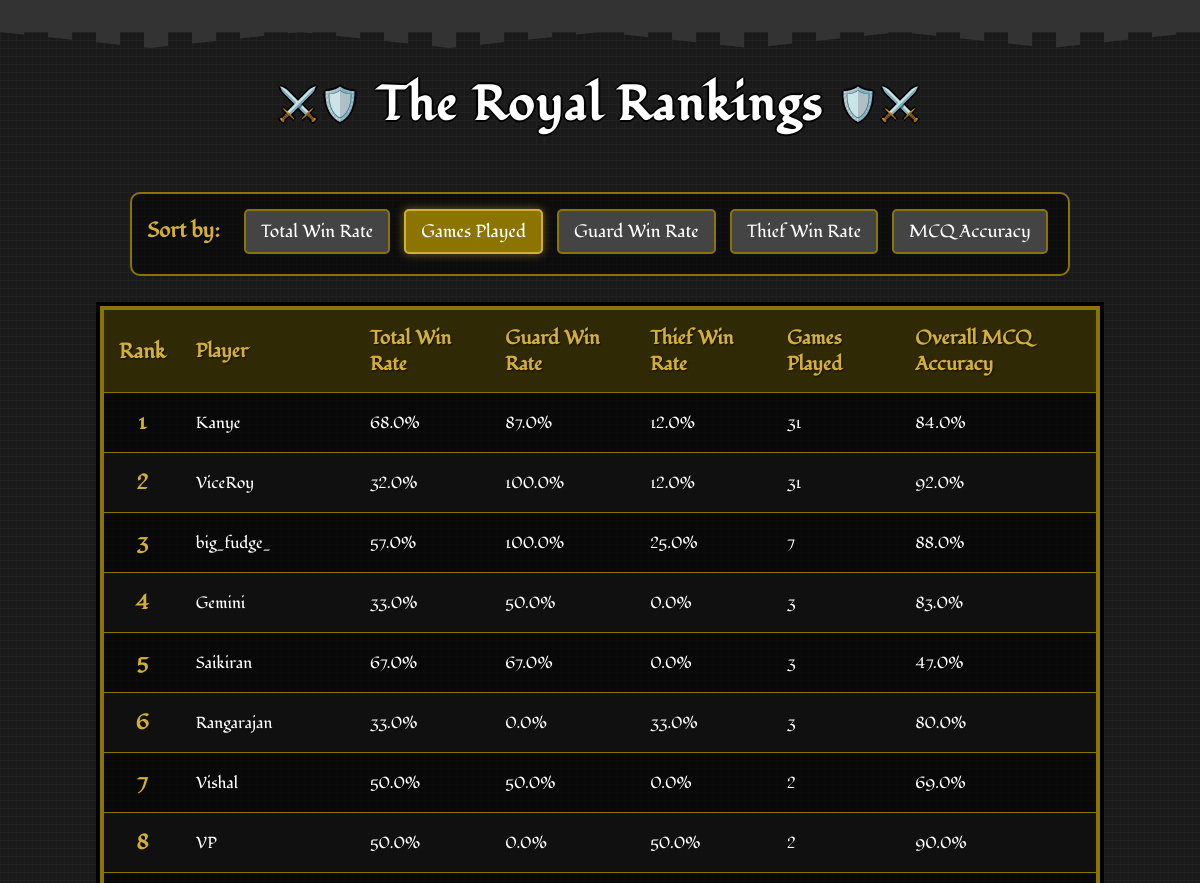
Before: /leaderboard?sort_by=games_played (upper part) with the older database file.
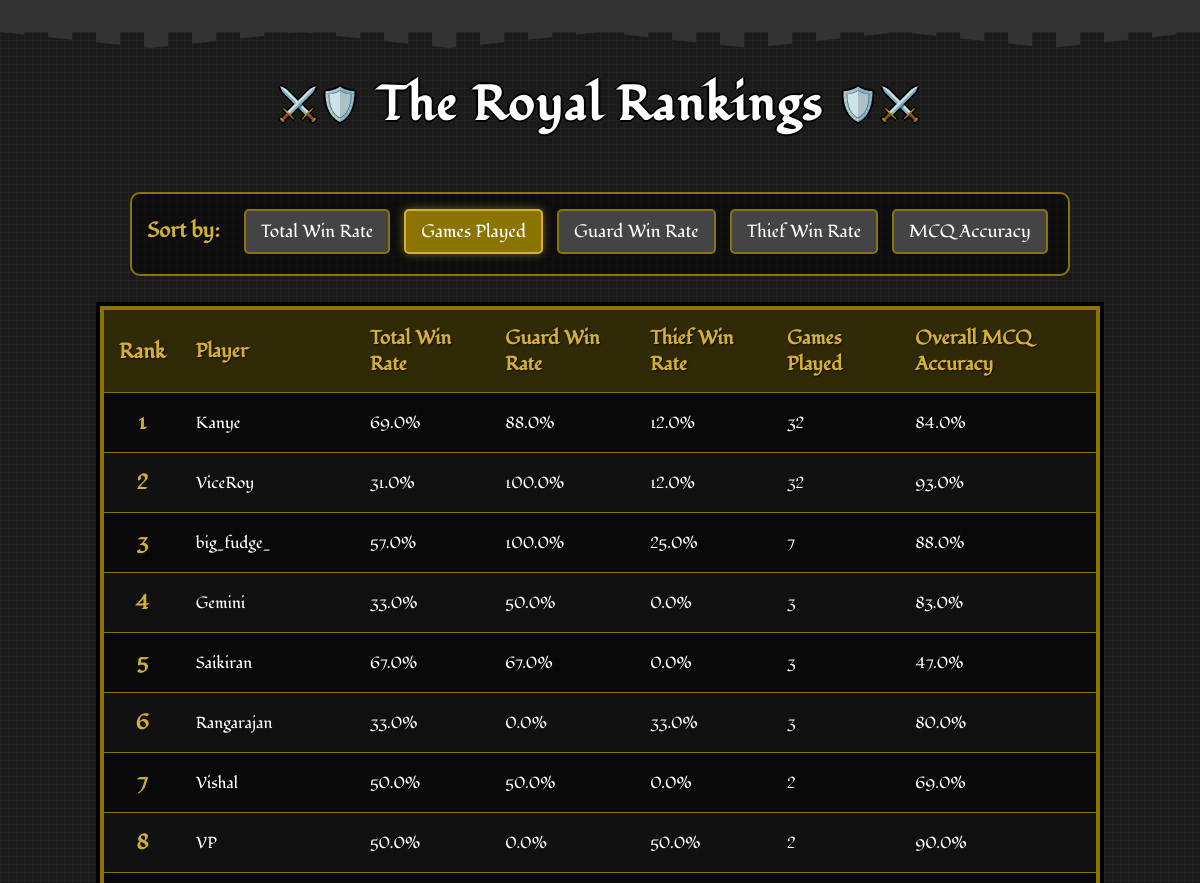
After: the same page with the newer database file.
### app.py (models this page shows)
class PlayerStats(db.Model):
    id = db.Column(db.Integer, primary_key=True)
    user_id = db.Column(db.Integer, db.ForeignKey('user.id'), nullable=False)
    total_games_played = db.Column(db.Integer, default=0)
    games_played_as_guard = db.Column(db.Integer, default=0)
    games_played_as_thief = db.Column(db.Integer, default=0)
    total_games_won = db.Column(db.Integer, default=0)
    total_games_won_as_guard = db.Column(db.Integer, default=0)
    total_games_won_as_thief = db.Column(db.Integer, default=0)
    total_win_rate = db.Column(db.Float, default=0.0)
    win_rate_as_guard = db.Column(db.Float, default=0.0)
    win_rate_as_thief = db.Column(db.Float, default=0.0)
    total_answer_accuracy = db.Column(db.Float, default=0.0)
    total_questions_attempted = db.Column(db.Integer, default=0)
    total_right_answers = db.Column(db.Integer, default=0)
    game_right_answers = db.Column(db.Integer, default=0)
    game_total_questions = db.Column(db.Integer, default=0)
    answer_accuracy_in_last_game = db.Column(db.Float, default=0.0)

class User(db.Model):
    id = db.Column(db.Integer, primary_key=True)
    username = db.Column(db.String(40), unique=True, nullable=False)
    password_hash = db.Column(db.String(200), nullable=False)
    stats = db.relationship('PlayerStats', backref='user', uselist=False)

### app.py (the view)
@app.route('/leaderboard')
def leaderboard():
    sort_by = request.args.get('sort_by', 'total_win_rate')
    sort_options = {
        'games_played': PlayerStats.total_games_played,
        'total_win_rate': PlayerStats.total_win_rate,
        'win_rate_as_guard': PlayerStats.win_rate_as_guard,
        'win_rate_as_thief': PlayerStats.win_rate_as_thief,
        'mcq_accuracy': PlayerStats.total_answer_accuracy
    }
    sort_column = sort_options.get(sort_by, PlayerStats.total_win_rate)
    leaderboard_data = db.session.query(PlayerStats, User)\
        .join(User, PlayerStats.user_id == User.id)\
        .order_by(sort_column.desc())\
        .limit(20)\
        .all()
    return render_template('leaderboard.html',
                           leaderboard_data=leaderboard_data,
                           current_sort=sort_by)

### templates/leaderboard.html (shortened to what this page needs)
<!DOCTYPE html>
<html lang="en">
<head>
    <link rel="stylesheet" href="static/css/style.css">
    <link rel="stylesheet" href="static/css/leaderboard.css">
    <link rel="stylesheet" href="static/css/game-over.css">
</head>
<body>
    <div class="castle-top"></div>
    <h1>The Royal Rankings</h1>
    <div class="filters">
        <strong>Sort by:</strong>
        <a href="{{ url_for('leaderboard', sort_by='total_win_rate') }}"
           class="{{ 'active' if current_sort == 'total_win_rate' }}">Total Win Rate</a>
        <a href="{{ url_for('leaderboard', sort_by='games_played') }}"
           class="{{ 'active' if current_sort == 'games_played' }}">Games Played</a>
        <a href="{{ url_for('leaderboard', sort_by='win_rate_as_guard') }}"
           class="{{ 'active' if current_sort == 'win_rate_as_guard' }}">Guard Win Rate</a>
        <a href="{{ url_for('leaderboard', sort_by='win_rate_as_thief') }}"
           class="{{ 'active' if current_sort == 'win_rate_as_thief' }}">Thief Win Rate</a>
        <a href="{{ url_for('leaderboard', sort_by='mcq_accuracy') }}"
           class="{{ 'active' if current_sort == 'mcq_accuracy' }}">MCQ Accuracy</a>
    </div>
    <table>
        <thead>
            <tr>
                <th class="rank">Rank</th>
                <th>Player</th>
                <th>Total Win Rate</th>
                <th>Guard Win Rate</th>
                <th>Thief Win Rate</th>
                <th>Games Played</th>
                <th>Overall MCQ Accuracy</th>
            </tr>
        </thead>
        <tbody>
            {% for stats, user in leaderboard_data %}
            <tr>
                <td class="rank">{{ loop.index }}</td>
                <td>{{ user.username }}</td>
                <td>{{ stats.total_win_rate }}%</td>
                <td>{{ stats.win_rate_as_guard }}%</td>
                <td>{{ stats.win_rate_as_thief }}%</td>
                <td>{{ stats.total_games_played }}</td>
                <td>{{ stats.total_answer_accuracy }}%</td>
            </tr>
            {% else %}
            <tr>
                <td colspan="7" style="text-align: center;">No player data available yet.</td>
            </tr>
            {% endfor %}
        </tbody>
    </table>
</body>
</html>

Changed rows visible on the page:
changed PlayerStats "Kanye": total_win_rate "68.0" → "69.0"; win_rate_as_guard "87.0" → "88.0"; total_games_played "31" → "32"
changed PlayerStats "ViceRoy": total_win_rate "32.0" → "31.0"; total_games_played "31" → "32"; total_answer_accuracy "92.0" → "93.0"
